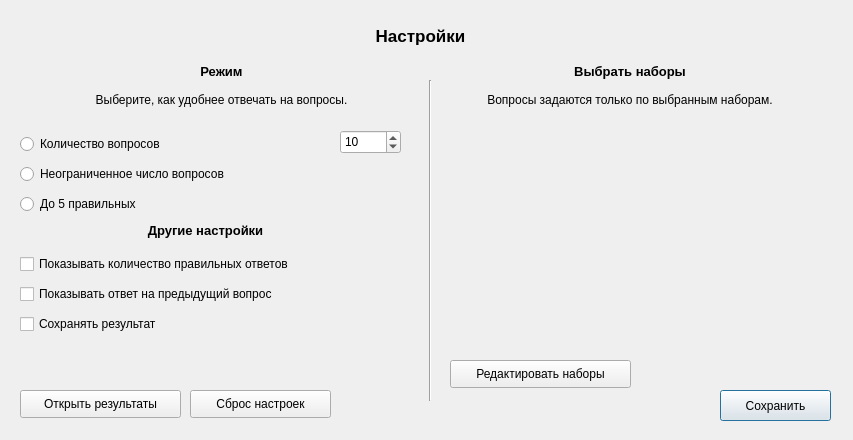
<?xml version="1.0" encoding="UTF-8"?>
<ui version="4.0">
 <class>Dialog</class>
 <widget class="QDialog" name="Dialog">
  <property name="geometry">
   <rect>
    <x>0</x>
    <y>0</y>
    <width>853</width>
    <height>440</height>
   </rect>
  </property>
  <property name="minimumSize">
   <size>
    <width>362</width>
    <height>440</height>
   </size>
  </property>
  <property name="maximumSize">
   <size>
    <width>9999</width>
    <height>9440</height>
   </size>
  </property>
  <property name="windowTitle">
   <string>Dialog</string>
  </property>
  <widget class="QLabel" name="name">
   <property name="geometry">
    <rect>
     <x>20</x>
     <y>20</y>
     <width>801</width>
     <height>31</height>
    </rect>
   </property>
   <property name="font">
    <font>
     <pointsize>13</pointsize>
     <weight>75</weight>
     <bold>true</bold>
    </font>
   </property>
   <property name="text">
    <string>Настройки</string>
   </property>
   <property name="alignment">
    <set>Qt::AlignCenter</set>
   </property>
  </widget>
  <widget class="QPushButton" name="applybtn">
   <property name="geometry">
    <rect>
     <x>720</x>
     <y>390</y>
     <width>111</width>
     <height>31</height>
    </rect>
   </property>
   <property name="font">
    <font>
     <pointsize>9</pointsize>
    </font>
   </property>
   <property name="text">
    <string>Сохранить</string>
   </property>
  </widget>
  <widget class="QWidget" name="verticalLayoutWidget">
   <property name="geometry">
    <rect>
     <x>20</x>
     <y>250</y>
     <width>391</width>
     <height>91</height>
    </rect>
   </property>
   <layout class="QVBoxLayout" name="verticalLayout">
    <item>
     <widget class="QCheckBox" name="rnumcheck">
      <property name="text">
       <string>Показывать количество правильных ответов</string>
      </property>
      <property name="tristate">
       <bool>false</bool>
      </property>
     </widget>
    </item>
    <item>
     <widget class="QCheckBox" name="lastcheck">
      <property name="text">
       <string>Показывать ответ на предыдущий вопрос</string>
      </property>
     </widget>
    </item>
    <item>
     <widget class="QCheckBox" name="savecheck">
      <property name="text">
       <string>Сохранять результат</string>
      </property>
     </widget>
    </item>
   </layout>
  </widget>
  <widget class="QWidget" name="verticalLayoutWidget_2">
   <property name="geometry">
    <rect>
     <x>20</x>
     <y>130</y>
     <width>331</width>
     <height>91</height>
    </rect>
   </property>
   <layout class="QVBoxLayout" name="verticalLayout_2">
    <item>
     <widget class="QRadioButton" name="limitrb">
      <property name="text">
       <string>Количество вопросов</string>
      </property>
     </widget>
    </item>
    <item>
     <widget class="QRadioButton" name="nolimitrb">
      <property name="text">
       <string>Неограниченное число вопросов</string>
      </property>
     </widget>
    </item>
    <item>
     <widget class="QRadioButton" name="get5rightb">
      <property name="text">
       <string>До 5 правильных</string>
      </property>
     </widget>
    </item>
   </layout>
  </widget>
  <widget class="QSpinBox" name="qnum">
   <property name="geometry">
    <rect>
     <x>340</x>
     <y>130</y>
     <width>61</width>
     <height>24</height>
    </rect>
   </property>
   <property name="minimum">
    <number>1</number>
   </property>
   <property name="maximum">
    <number>999</number>
   </property>
   <property name="value">
    <number>10</number>
   </property>
  </widget>
  <widget class="QWidget" name="verticalLayoutWidget_3">
   <property name="geometry">
    <rect>
     <x>450</x>
     <y>130</y>
     <width>381</width>
     <height>221</height>
    </rect>
   </property>
   <layout class="QVBoxLayout" name="verticalLayout_3"/>
  </widget>
  <widget class="QWidget" name="gridLayoutWidget">
   <property name="geometry">
    <rect>
     <x>20</x>
     <y>60</y>
     <width>811</width>
     <height>51</height>
    </rect>
   </property>
   <layout class="QGridLayout" name="gridLayout">
    <item row="1" column="1">
     <widget class="QLabel" name="label_2">
      <property name="text">
       <string>Вопросы задаются только по выбранным наборам.</string>
      </property>
      <property name="alignment">
       <set>Qt::AlignCenter</set>
      </property>
     </widget>
    </item>
    <item row="1" column="0">
     <widget class="QLabel" name="label_4">
      <property name="text">
       <string>Выберите, как удобнее отвечать на вопросы.</string>
      </property>
      <property name="alignment">
       <set>Qt::AlignCenter</set>
      </property>
     </widget>
    </item>
    <item row="0" column="0">
     <widget class="QLabel" name="label_3">
      <property name="font">
       <font>
        <pointsize>10</pointsize>
        <weight>75</weight>
        <bold>true</bold>
       </font>
      </property>
      <property name="text">
       <string>Режим</string>
      </property>
      <property name="alignment">
       <set>Qt::AlignCenter</set>
      </property>
     </widget>
    </item>
    <item row="0" column="1">
     <widget class="QLabel" name="label">
      <property name="font">
       <font>
        <pointsize>10</pointsize>
        <weight>75</weight>
        <bold>true</bold>
       </font>
      </property>
      <property name="text">
       <string>Выбрать наборы</string>
      </property>
      <property name="alignment">
       <set>Qt::AlignCenter</set>
      </property>
     </widget>
    </item>
   </layout>
  </widget>
  <widget class="Line" name="line">
   <property name="geometry">
    <rect>
     <x>420</x>
     <y>80</y>
     <width>20</width>
     <height>321</height>
    </rect>
   </property>
   <property name="orientation">
    <enum>Qt::Vertical</enum>
   </property>
  </widget>
  <widget class="QLabel" name="label_5">
   <property name="geometry">
    <rect>
     <x>20</x>
     <y>220</y>
     <width>371</width>
     <height>20</height>
    </rect>
   </property>
   <property name="font">
    <font>
     <pointsize>10</pointsize>
     <weight>75</weight>
     <bold>true</bold>
    </font>
   </property>
   <property name="text">
    <string>Другие настройки</string>
   </property>
   <property name="alignment">
    <set>Qt::AlignCenter</set>
   </property>
  </widget>
  <widget class="QPushButton" name="resetbtn">
   <property name="geometry">
    <rect>
     <x>190</x>
     <y>390</y>
     <width>141</width>
     <height>28</height>
    </rect>
   </property>
   <property name="font">
    <font>
     <pointsize>9</pointsize>
    </font>
   </property>
   <property name="text">
    <string>Сброс настроек</string>
   </property>
  </widget>
  <widget class="QPushButton" name="viewresults">
   <property name="geometry">
    <rect>
     <x>20</x>
     <y>390</y>
     <width>161</width>
     <height>28</height>
    </rect>
   </property>
   <property name="font">
    <font>
     <pointsize>9</pointsize>
    </font>
   </property>
   <property name="text">
    <string>Открыть результаты</string>
   </property>
  </widget>
  <widget class="QPushButton" name="tableedit">
   <property name="geometry">
    <rect>
     <x>450</x>
     <y>360</y>
     <width>181</width>
     <height>28</height>
    </rect>
   </property>
   <property name="font">
    <font>
     <pointsize>9</pointsize>
    </font>
   </property>
   <property name="text">
    <string>Редактировать наборы</string>
   </property>
  </widget>
 </widget>
 <resources/>
 <connections/>
</ui>
